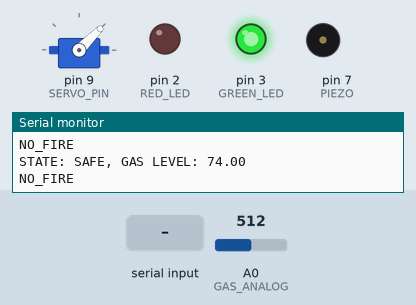
This sketch was run on a simulated Arduino Uno, built with avr-gcc and run on an emulated ATmega328P. On the bench: servo, output pins drawn as LEDs (lit = HIGH), buzzer (waves = sounding), the last lines printed to the serial monitor. The test bench sets the inputs (shaded band); at power-on: A0 (GAS_ANALOG) = 512.

Above: at 1.2 s.
1.3 s: "1" received over Serial
At 2.6 s:
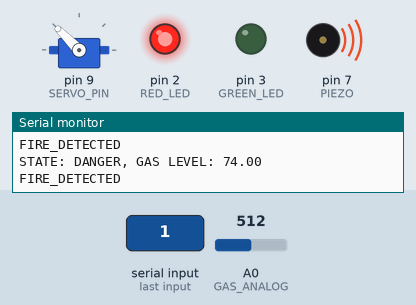
2.9 s: "0" received over Serial
At 4.3 s:
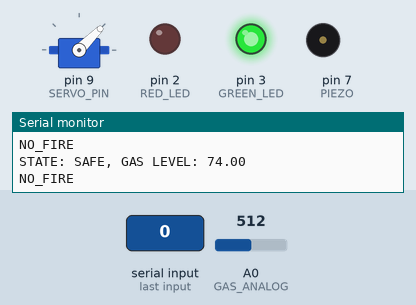
Timing chart, 0 to 5.9 s (numbered marks = the images above; inputs shaded):
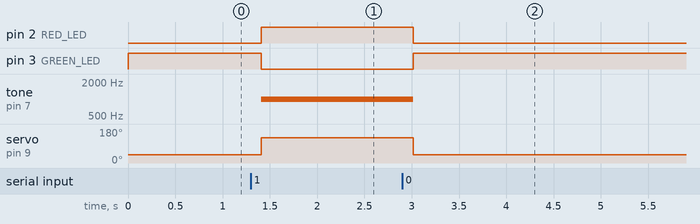

Measured:
- after the input at 1.3 s, pin 2 (RED_LED): LOW → HIGH after 0.11 s; pin 3 (GREEN_LED): HIGH → LOW after 0.11 s; tone on pin 7 (PIEZO): silent → 1000 Hz after 0.11 s; servo on pin 9 (SERVO_PIN): 45° → 135° after 0.11 s
- after the input at 2.9 s, pin 2 (RED_LED): HIGH → LOW after 0.12 s; pin 3 (GREEN_LED): LOW → HIGH after 0.12 s; tone on pin 7 (PIEZO): 1000 Hz → silent after 0.12 s; servo on pin 9 (SERVO_PIN): 135° → 45° after 0.12 s

The sketch:

sketch_nov3a.ino
```cpp
#include <Servo.h>

#define RED_LED 2
#define GREEN_LED 3
#define PIEZO 7
#define SERVO_PIN 9
#define GAS_ANALOG A0

Servo gateServo;

const int gasMin = 100;
const int gasMax = 650;
const int threshold = 50;

bool danger = false;
float gasPercent = 0;

void setup() {
  Serial.begin(9600);
  pinMode(RED_LED, OUTPUT);
  pinMode(GREEN_LED, OUTPUT);
  pinMode(PIEZO, OUTPUT);
  gateServo.attach(SERVO_PIN);
  gateServo.write(45);
  digitalWrite(GREEN_LED, HIGH);
  digitalWrite(RED_LED, LOW);
}

void loop() {
  int sensorValue = analogRead(GAS_ANALOG);
  gasPercent = map(sensorValue, gasMin, gasMax, 0, 100);
  gasPercent = constrain(gasPercent, 0, 100);

  if (Serial.available()) {
    char cmd = Serial.read();
    if (cmd == '1') {
      danger = (gasPercent >= threshold);
    } else if (cmd == '0') {
      danger = false;
    }
  }

  if (danger) {
    digitalWrite(RED_LED, HIGH);
    digitalWrite(GREEN_LED, LOW);
    tone(PIEZO, 1000);
    gateServo.write(135);
    Serial.print("STATE: DANGER, GAS LEVEL: ");
    Serial.println(gasPercent);
    Serial.println("FIRE_DETECTED");
  } else {
    digitalWrite(RED_LED, LOW);
    digitalWrite(GREEN_LED, HIGH);
    noTone(PIEZO);
    gateServo.write(45);
    Serial.print("STATE: SAFE, GAS LEVEL: ");
    Serial.println(gasPercent);
    Serial.println("NO_FIRE");
  }

  delay(200);
}
```
